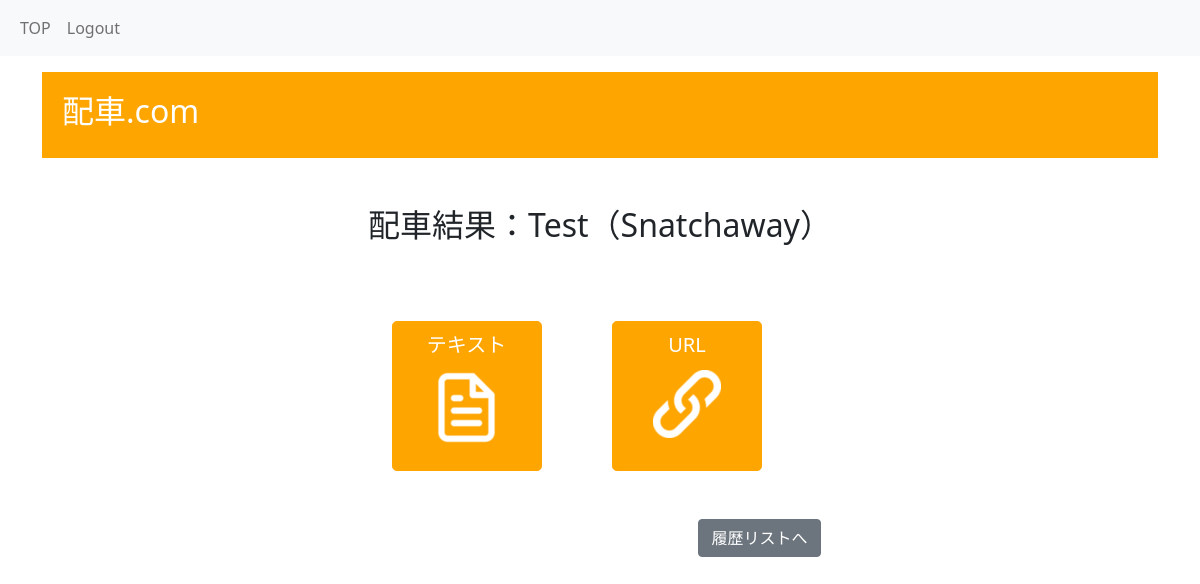
/history_list/Test（Snatchaway） (signed in), run on an earlier commit of the app's database.
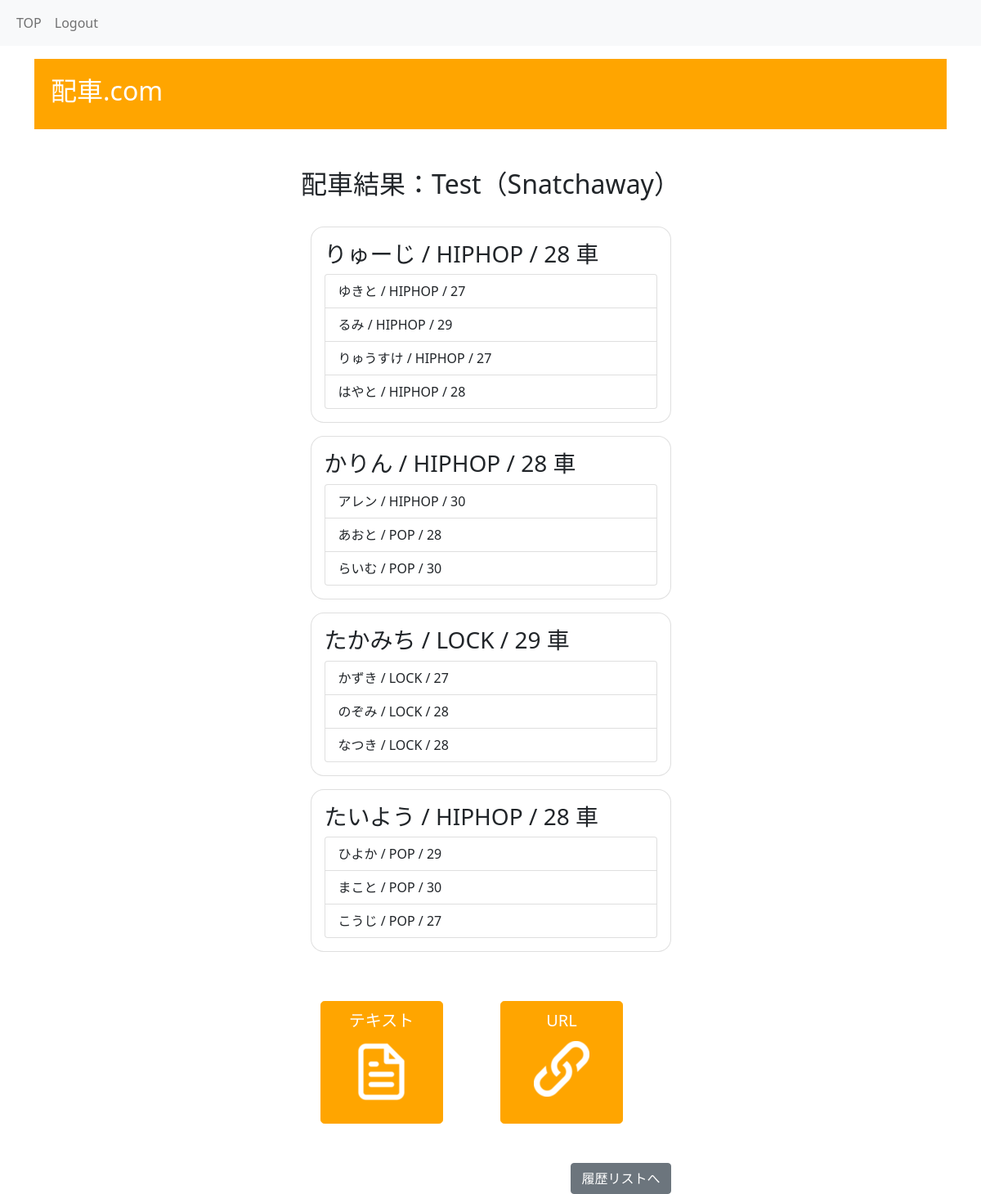
And on a later commit of the database.
### app/models.py (models this page shows)
class History(db.Model):
    __tablename__ = 'history'
    id = db.Column(db.Integer, primary_key=True)
    history_name = db.Column(db.String(1000))
    driver_name = db.Column(db.String(1000))
    passenger_name = db.Column(db.String(1000))
    created_date = db.Column(db.DateTime(timezone=True), default=datetime.utcnow)

### app/index.py (the view)
@index.route("/history_list/<history_name>")
@login_required
def history_details(history_name):
    history_details = History.query.filter_by(history_name=history_name).all()
    drivers = {}
    for history_detail in history_details:
        driver = history_detail.driver_name
        passenger = history_detail.passenger_name
        if driver not in drivers:
            drivers[driver] = [passenger]
        else:
            drivers[driver].append(passenger)
    return render_template("history/history_details.html", drivers=drivers, history_name=history_name)

### app/__init__.py (called while the page is built)
def create_app():
    app = Flask(__name__, static_folder="static")
    app.config['SECRET_KEY'] = 'secret-key-goes-here'
    app.config['SQLALCHEMY_DATABASE_URI'] = ("sqlite:///realjam.db")
    app.config['SQLALCHEMY_TRACK_MODIFICATIONS'] = False
    try:
        os.makedirs(app.instance_path, exist_ok=True)
    except OSError as e:
        if e.errno != errno.EEXIST:
            raise
    db.init_app(app)
    Migrate(app, db)
    login_manager = LoginManager()
    login_manager.login_view = 'auth.login'
    login_manager.init_app(app)
    from .models import User
    @login_manager.user_loader
    def load_user(user_id):
        return User.query.get(int(user_id))
    from .auth.route import auth as auth_blueprint
    app.register_blueprint(auth_blueprint)
    from .index import index as index_blueprint
    app.register_blueprint(index_blueprint)
    return app

### app/templates/history/history_details.html (shortened to what this page needs)
<!DOCTYPE html>
<html>
<head>
    <link href="https://cdn.jsdelivr.net/npm/bootstrap@5.0.2/dist/css/bootstrap.min.css" rel="stylesheet">
    <link rel="stylesheet" href="{{ url_for('static', filename='css/main.css') }}"/>
</head>
<body style="background-color: white;">
    <section>
        <nav class="navbar navbar-expand-lg navbar-light bg-light mb-3">
            <div class="container-fluid">
                <div class="collapse navbar-collapse"  id="navbarSupportedContent">
                    <ul class="navbar-nav me-auto mb-2 mb-lg-0">
                        {% if current_user.is_authenticated %}
                        <li class="nav-item active">
                            <a aria-current="page" href="{{ url_for('index.toppage') }}" class="nav-link">
                                TOP
                            </a>
                        </li>
                        {% endif %}
                        {% if current_user.is_authenticated %}
                        <li class="nav-item">
                            <a href="{{ url_for('auth.logout') }}" class="nav-link">
                                Logout
                            </a>
                        </li>
                        {% endif %}
                    </ul>
                </div>
            </div>
        </nav>
        <div class="container">
            <header class="custom-header">
                <h2 class="mx-auto text-start">配車.com</h2>
            </header>
            <section class="vh-100 gradient-custom">
                <div class="container py-5 h-100">
                    <h2 class="text-center mb-2">配車結果：{{ history_name }}</h2><br>
                    <div class="row d-flex justify-content-center h-100">
                        <div class="col-12 col-md-8 col-lg-6 col-xl-5">
                            <div id="resultArea">
                                {% for driver, passengers in drivers.items() %}
                                <div class="card mb-3" style="border-radius: 1rem;">
                                    <div class="card-body">
                                        <h3 class="card-title">{{ driver }} 車</h3>
                                        <ul class="list-group list-group-flash rounded">
                                            {% for passenger in passengers %}
                                            <li class="list-group-item">{{ passenger }}</li>
                                            {% endfor %}
                                        </ul>
                                    </div>
                                </div>
                                {% endfor %}
                            </div>
                            <br>
                            <div class="row justify-content-center">
                                <div class="row">
                                    <div class="col text-center image-container">
                                        <a onclick="copyText()" class="btn btn-primary btn-lg square-button d-flex flex-column align-items-center">
                                            <span>テキスト</span>
                                            <img id="textimage" src="{{ url_for('static', filename='images/text-icon.png') }}" alt="Text Icon">
                                        </a>
                                    </div>
                                    <div class="col text-center image-container">
                                        <a onclick="copyUrl()" class="btn btn-primary btn-lg square-button d-flex flex-column align-items-center">
                                            <span>URL</span>
                                            <img id="clipimage" src="{{ url_for('static', filename='images/paperclip-icon.png') }}" alt="Paperclip Icon">
                                        </a>
                                    </div>
                                </div>
                            </div>
                            <br>
                            <br>
                            <div class="position-relative text-end">
                                <a href="{{ url_for('index.history_list')}}"><button class="btn btn-secondary">履歴リストへ</button></a>
                            </div>
                        </div>
                    </div>
                </div>
            </section>
        </div>
    </section>
</body>
</html>

### app/static/css/main.css (style rules this page uses)
.custom-header { background-color: #FFA500; color: white; padding: 1.25rem; text-align: center; width: 100%; }
header { display: block; unicode-bidi: isolate; }
.btn-primary { background-color: #FFA500; border-color: #FFA500; }
.btn-primary img { margin-top: 10px; }
.card { position: relative; }
.square-button { width: 150px; height: 150px; position: relative; }
.image-container { margin-top: 20px; }

What changed in the data, as far as the page shows it:
added History: driver_name "りゅーじ / HIPHOP / 28", passenger_name "ゆきと / HIPHOP / 27"
added History: passenger_name "るみ / HIPHOP / 29", shown under "りゅーじ / HIPHOP / 28"
added History: passenger_name "りゅうすけ / HIPHOP / 27", shown under "りゅーじ / HIPHOP / 28"
added History: passenger_name "はやと / HIPHOP / 28", shown under "りゅーじ / HIPHOP / 28"
added History: driver_name "かりん / HIPHOP / 28", passenger_name "アレン / HIPHOP / 30"
added History: passenger_name "あおと / POP / 28", shown under "かりん / HIPHOP / 28"
added History: passenger_name "らいむ / POP / 30", shown under "かりん / HIPHOP / 28"
added History: driver_name "たかみち / LOCK / 29", passenger_name "かずき / LOCK / 27"
added History: passenger_name "のぞみ / LOCK / 28", shown under "たかみち / LOCK / 29"
added History: passenger_name "なつき / LOCK / 28", shown under "たかみち / LOCK / 29"
added History: driver_name "たいよう / HIPHOP / 28", passenger_name "ひよか / POP / 29"
added History: passenger_name "まこと / POP / 30", shown under "たいよう / HIPHOP / 28"
added History: passenger_name "こうじ / POP / 27", shown under "たいよう / HIPHOP / 28"
